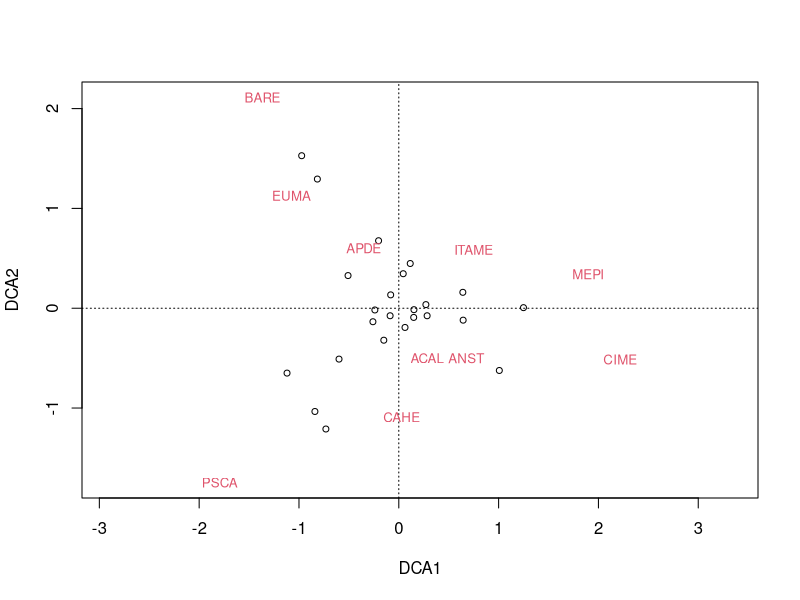
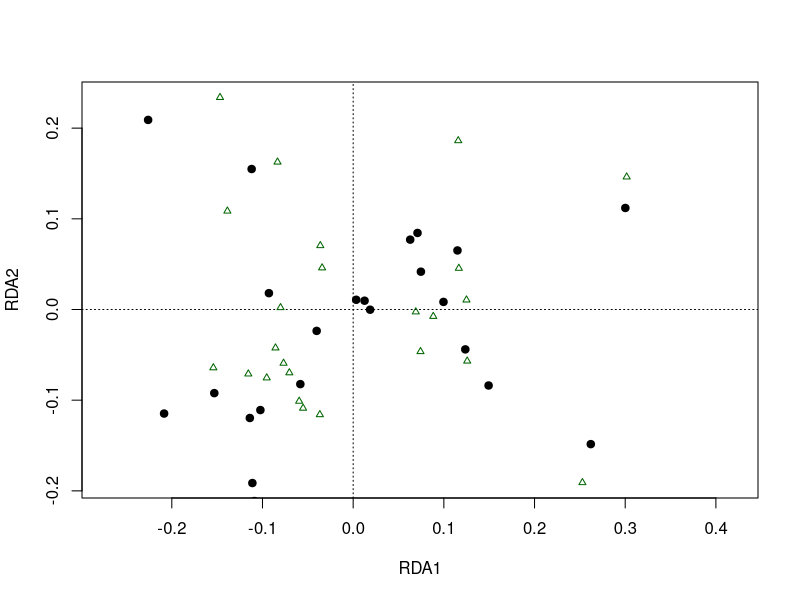
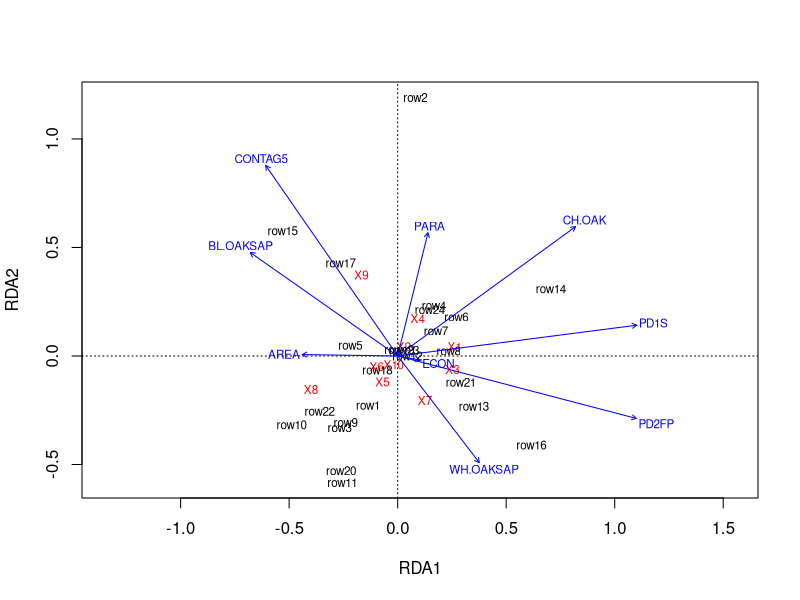
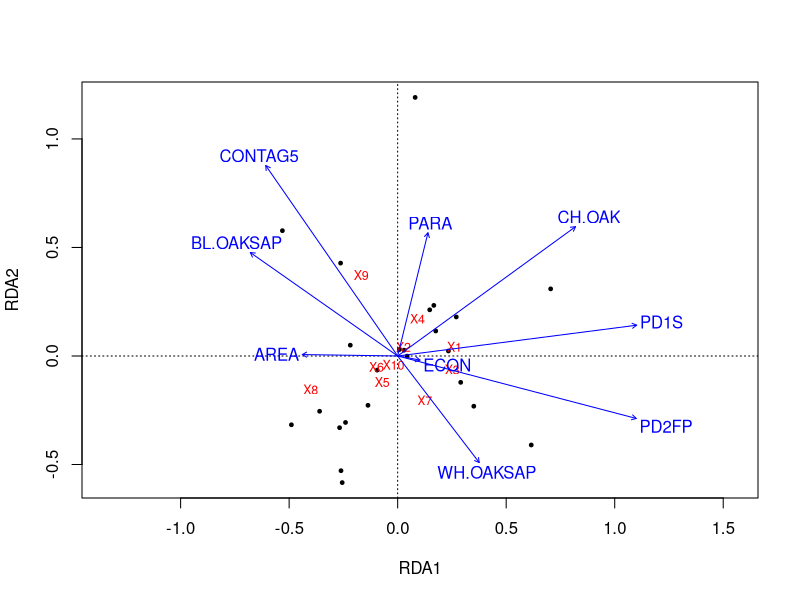

Source code (R) for these figures, in order:
setwd("C:\\Users\\clint\\Documents\\GitHub\\BlogDataAnalysis\\Data\\StatCompEcology\\moths_data")

##RDA
library(vegan)

moths = read.csv('moths.csv',header=T)
hab.full = read.csv('moths.full.csv',header=T)
hab.plot = read.csv('moths.plot.csv',header=T)
hab.patch = read.csv('moths.patch.csv',header=T)
hab.land = read.csv('moths.land.csv',header=T)
hab.space = read.csv('moths.space.csv',header=T)

y = moths[,-1]       #exclude site id
x.full = hab.full[,-1]
x.plot = hab.plot[,-1]
x.patch = hab.patch[,-1]
x.land = hab.land[,-1]
x.space = hab.space[,-1]

y.log = log(y+1)    #log-transform y
y.chord = data.frame(matrix(0,nrow(y.log),ncol(y.log)))    #row normalization
rsum = apply(y.log,1,sum)
for(i in 1:nrow(y.log)){
	y.chord[i,] = y.log[i,]/rsum[i]
}

#Determine an appropriate species response model 
y.dca = decorana(y.log)
y.dca
plot(y.dca,type='text')


#Check multicollinearity in explanatory variables
round(as.dist(cor(x.plot)),2)    #found that CH.OAK and SO.M are highly correlated
round(as.dist(cor(x.patch)),2)
round(as.dist(cor(x.land)),2)

rda(y.chord~CH.OAK,data=x.plot)   #Keep the variable with the larger constrained eigenvalue
rda(y.chord~SO.M,data=x.plot)

vif.cca(rda(y.chord~.,data=x.plot))
vif.cca(rda(y.chord~.,data=x.patch))
vif.cca(rda(y.chord~.,data=x.land))

#Stepwise variable selection: forward
y.full = rda(y.chord~.,data=x.plot)
y.red = rda(y.chord~1,data=x.plot)
y.rda = step(y.red,scope=list(lower=~1,upper=formula(y.full)))
y.rda$anova

#Stepwise variable selection: backward
y.rda = step(y.full,scope=list(lower=formula(y.red),upper=formula(y.full)))
y.rda

#Finding the subset of environmental variables so that the Euclidean distances of environmental variable have the max correlation with community dissimilarities
summary(bioenv(y.chord,x.plot,index='euclidean'))
summary(bioenv(y.chord,x.patch,index='euclidean'))
summary(bioenv(y.chord,x.land,index='euclidean'))

#Suppose we select these environmental variables
x.new = x.full[,c(19,21,22,10,12,15,1,6,7)]


#Constrained ordination
y.rda = rda(y.chord~.,data=x.new)
summary(y.rda)

#Total inertia = total sum of variance of species columns
sum(apply(y.chord,2,var))

#Compare differences in WA and LC sample scores
plot(y.rda,choices=c(1,2),type='points',display='lc',scaling=1)
points(y.rda,choices=c(1,2),display='wa',pch=19,scaling=1)

#Species and environment correlation for each axis
spenvcor(y.rda)

#IntER- and IntRA-set correlation (structure coefficients)
intersetcor(y.rda)

intrasector = function(object){
	w = weights(object)
	lc = sweep(object$CCA$u,1,sqrt(w),"*")
	cor(qr.X(object$CCA$QR),lc)
}
intrasector(y.rda)

#Triplot
plot(y.rda,choices=c(1,2),display=c('wa','sp','bp'),scaling=2)  #try scaling=1, 2, or 3

plot(y.rda,choices=c(1,2),type='none',scaling=2)   #Use these lines to plot 1 item at a time
points(y.rda,choices=c(1,2),display='wa',pch=19,cex=.5,scaling=2)
text(y.rda,choices=c(1,2),display='sp',col='red',cex=.75,scaling=2)
text(y.rda,choices=c(1,2),display='bp',col='blue')



















